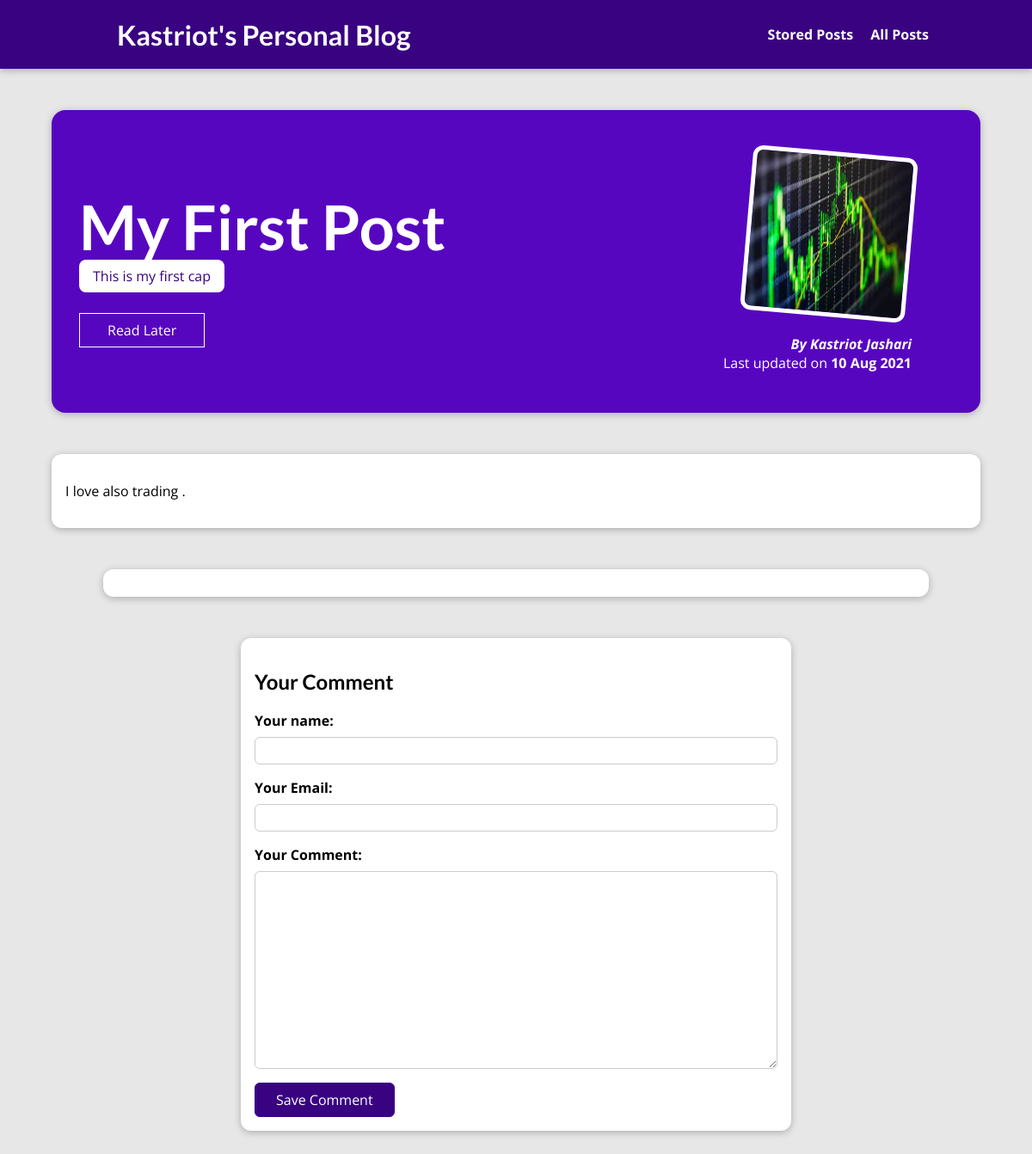
The page /posts/my-first-post on the database its author committed.
### blog/models.py (models this page shows, shortened)
class Post(models.Model):
    title = models.CharField(max_length=150)
    excerpt = models.CharField(max_length=200)
    image = models.ImageField(upload_to="posts", null=True)
    date = models.DateField(auto_now=True)
    slug = models.SlugField(unique=True, db_index=True)
    content = models.TextField(validators=[MinLengthValidator(10)])
    author = models.ForeignKey(
        Author, on_delete=models.SET_NULL, null=True, related_name="posts")
    tags = models.ManyToManyField(Tag)

class Tag(models.Model):
    caption = models.CharField(max_length=20)

class Author(models.Model):
    first_name = models.CharField(max_length=100)
    last_name = models.CharField(max_length=100)
    email_address = models.EmailField()
    def full_name(self):
        return f"{self.first_name} {self.last_name}"
    def __str__(self):
        return self.full_name()

### blog/views.py (the view, shortened to what this page needs)
# urls.py: path("posts/<slug:slug>", views.SinglePostView.as_view(),
class SinglePostView(View):
    def is_stored_post(self, request, post_id):
        stored_posts = request.session.get("stored_posts")
        if stored_posts is not None:
            is_saved_for_later = post_id in stored_posts
        else :
            is_saved_for_later = False
        return is_saved_for_later
    def get(self,request, slug):
        post = Post.objects.get(slug=slug)
        context= {
            "post": post,
            "post_tags": post.tags.all(),
            "comment_form": CommentForm(),
            "comments" : post.comments.all().order_by("-id"),
            "saved_for_later": self.is_stored_post(request, post.id)
        }
        return render(request, "blog/post-detail.html", context)

### blog/forms.py
class CommentForm(forms.ModelForm):
    class Meta:
        model = Comment
        exclude  = ["post"]
        labels = {
            "user_name" : "Your name",
            "user_email": "Your Email",
            "text" : "Your Comment"
        }

### blog/template/blog/post-detail.html (shortened to what this page needs)
{% extends "base.html" %}
{% load static %}
{% block css_files %}
<link rel="stylesheet" href="{% static "blog/post-detail.css" %}" />
{% endblock %}
{% block content %}
<section id="summary">
  <h2>{{ post.title }}</h2>
  <div>
    {% for tag in post_tags %}
      <span class="tag">{{ tag.caption }}</span>
    {% endfor %}
  </div>
  <div id="read-later">
    <form action="{% url "read-later" %}" method="POST">
      <button>
        {% if saved_for_later %}
          Remove from "Read Later " list
        {% else %}
          Read Later
        {% endif %}
      </button>
    </form>
  </div>
  <article>
    <img src="{{ post.image.url }}" alt="{{ post.title }}" />
    <address>By <a href="mailto:{{ post.author.email_address }}">{{ post.author }}</a></address>
    <div>Last updated on <time>{{ post.date|date:"d M Y" }}</time></div>
  </article>
</section>
<main>
  {{ post.content|linebreaks }}
</main>
<section id="comments">
</section>
<section id="comment-form">
  <h2>Your Comment</h2>
  <form action="{% url "post-detail-page" post.slug %}" method="POST">
    {% for form_field in comment_form %}
      <div class="form-control {% if form_field.errors %}invalid{% endif %}" >
        {{ form_field.label_tag }}
        {{ form_field }}
      </div>
    {% endfor %}
    <button>Save Comment</button>
  </form>
</section>
{% endblock %}

### static/app.css (style rules this page uses)
* { box-sizing: border-box; }
html { font-family: 'Open Sans', 'Lato', sans-serif; }
body { margin: 0; }
h1, h2, h3 { font-family: 'Lato', sans-serif; font-weight: bold; }

### blog/static/blog/post-detail.css (style rules this page uses)
body { background-color: #e7e7e7; }
#summary { margin: 8rem auto 3rem auto; padding: 2rem; width: 90%; max-width: 90rem; border-radius: 16px; background-color: #5706c0; position: relative; box-shadow: 0 2px 8px rgba(0, 0, 0, 0.25); height: 22rem; }
#summary h2 { color: white; font-size: 4.5rem; margin-bottom: 0.25rem; }
#summary article { position: absolute; top: 2rem; right: 3rem; padding: 1rem 2rem; border-radius: 12px; text-align: right; color: white; }
#summary article img { width: 12rem; height: 12rem; border-radius: 12px; transform: rotateZ(5deg); border: 5px solid white; margin-bottom: 1rem; }
#summary address { font-weight: bold; }
#summary a { color: white; text-decoration: none; }
#summary time { font-weight: bold; }
#read-later { margin: 2rem 0; }
#read-later button { background-color: transparent; border: 1px solid white; padding: 0.5rem 2rem; font: inherit; color: white; cursor: pointer; }
main { width: 90%; max-width: 90rem; margin: 3rem auto; background-color: white; padding: 1rem; border-radius: 12px; box-shadow: 0 2px 8px rgba(0, 0, 0, 0.25); }
.tag { background-color: white; color: #390281; padding: 0.5rem 1rem; border-radius: 8px; }
#comment-form { margin: 3rem auto; width: 90%; max-width: 40rem; border-radius: 12px; background-color: white; box-shadow: 0 2px 8px rgba(0, 0, 0, 0.25); padding: 1rem; }
#comment-form button { font: inherit; background-color: #390281; color: white; border: 1px solid #390281; padding: 0.5rem 1.5rem; border-radius: 6px; cursor: pointer; }
.form-control { margin-bottom: 1rem; }
.form-control label { font-weight: bold; margin-bottom: 0.5rem; display: block; }
.form-control input, .form-control textarea { display: block; width: 100%; font: inherit; padding: 0.25rem; border-radius: 6px; border: 1px solid #ccc; }
#comments { margin: 3rem auto; width: 90%; max-width: 60rem; border-radius: 12px; background-color: white; box-shadow: 0 2px 8px rgba(0, 0, 0, 0.25); padding: 1rem 2rem; }

### rows shown on the page
Post: title "My First Post", image (picture), author "Kastriot Jashari", date "10 Aug 2021", content "I love also trading ."
Tag: caption "This is my first cap"
